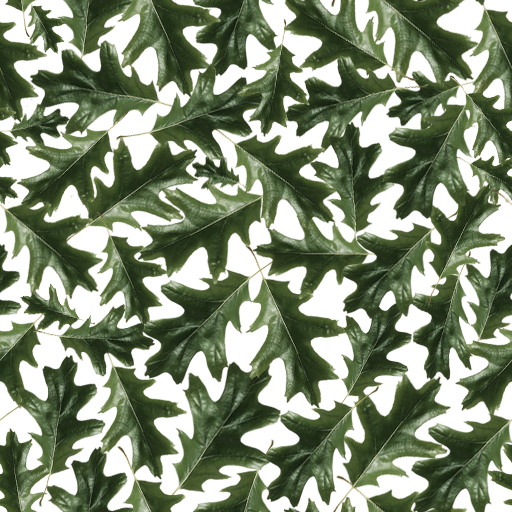
#> input picture data/leaves_big_oak.png, 512 x 512 px
$ python cc.py
#> lines starting #> are read from the running program, lines starting #| are printed output that depends on the picture
import skimage
from skimage import io as sio
from skimage.color import rgb2gray, gray2rgb

import numpy as np

im = sio.imread("data/leaves_big_oak.png") / 255

color = [int('41', 16), int('b9', 16), int('41', 16), 255]

res = np.einsum('ijk,k->ijk', im, color)
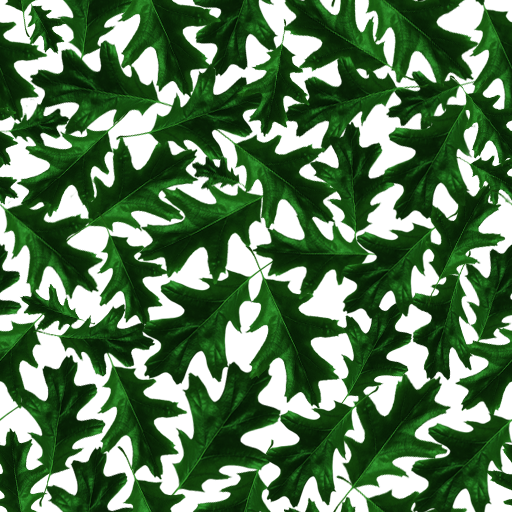
#> res: shape (512, 512, 4) float64; mean R, G, B, A 23.1, 75.6, 17.7, 174.6; transparent parts drawn white
#> (the run stopped early here; a loop or call above may not have finished)

$ run again, with data/allium.png copied over data/leaves_big_oak.png
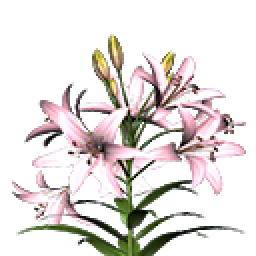
#> input picture data/allium.png, 128 x 128 px (shown 2 times larger)
#> `res = np.einsum('ijk,k->ijk', im, color)`:
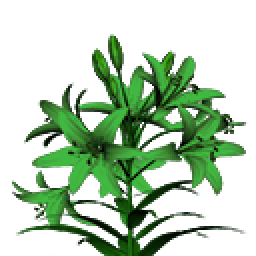
#> res: shape (128, 128, 4) float64 (shown 2 times larger); mean R, G, B, A 38, 103.3, 36.4, 83.8; transparent parts drawn white
